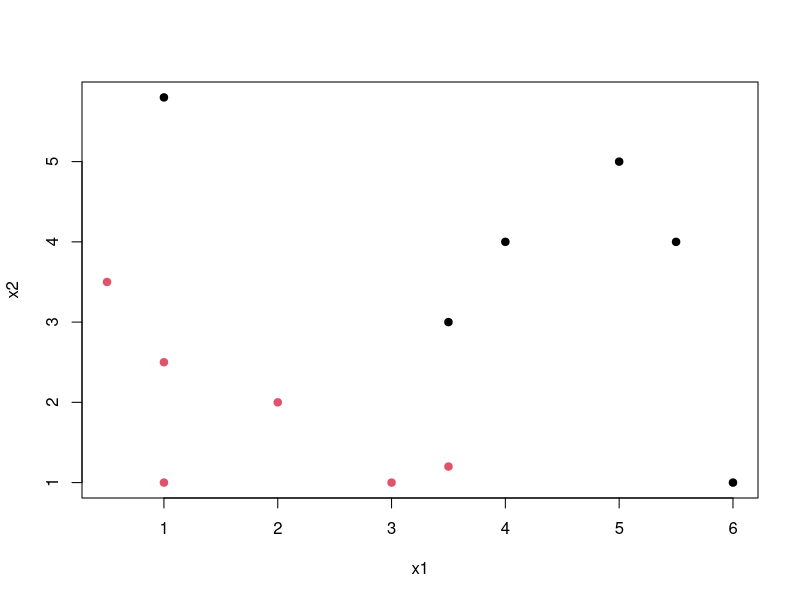
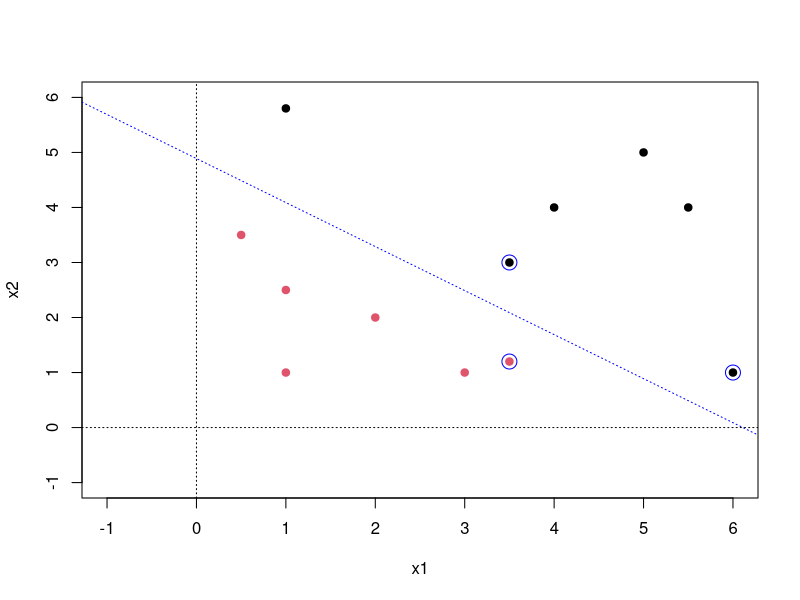
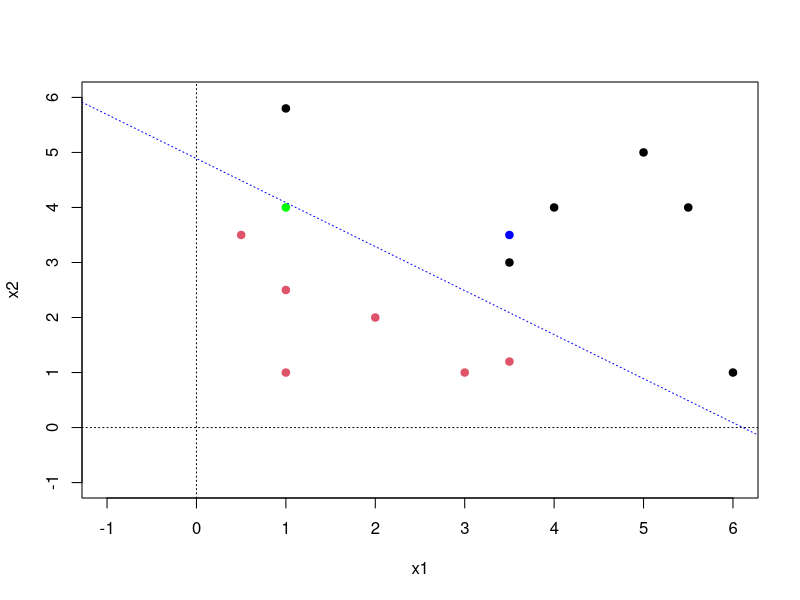
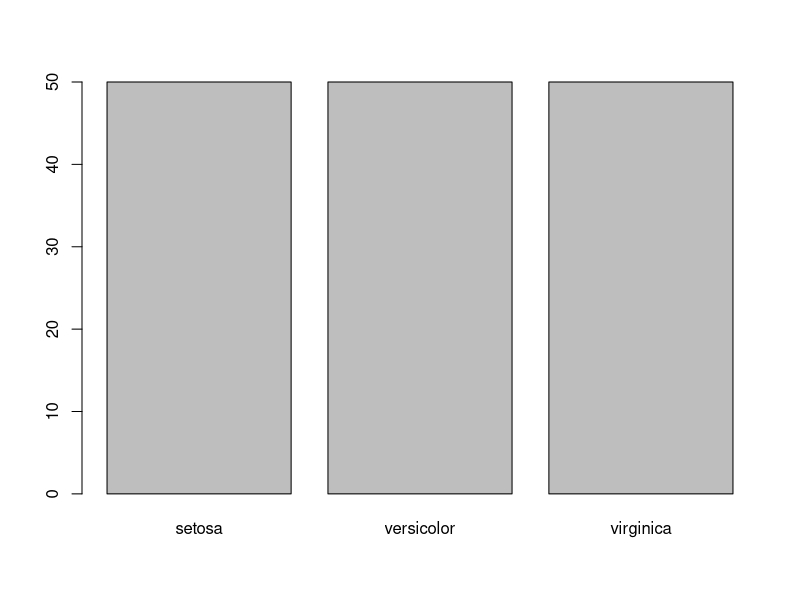
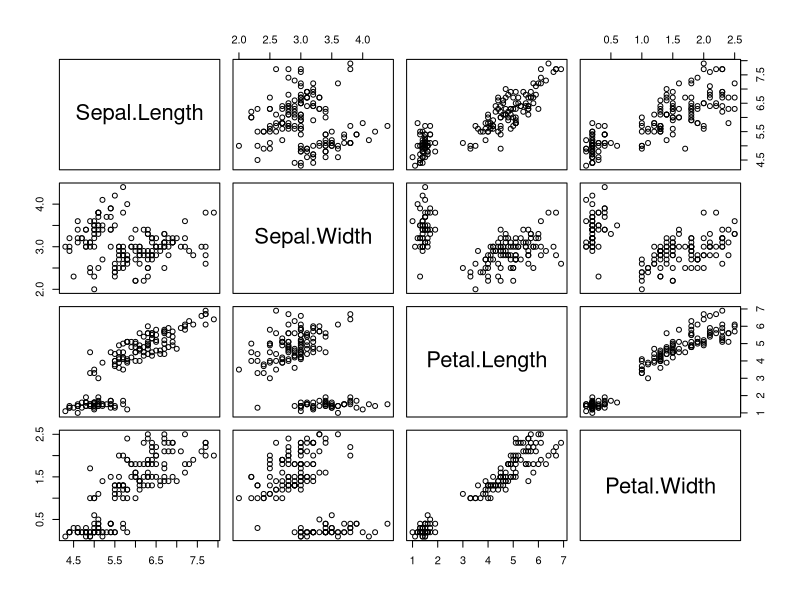
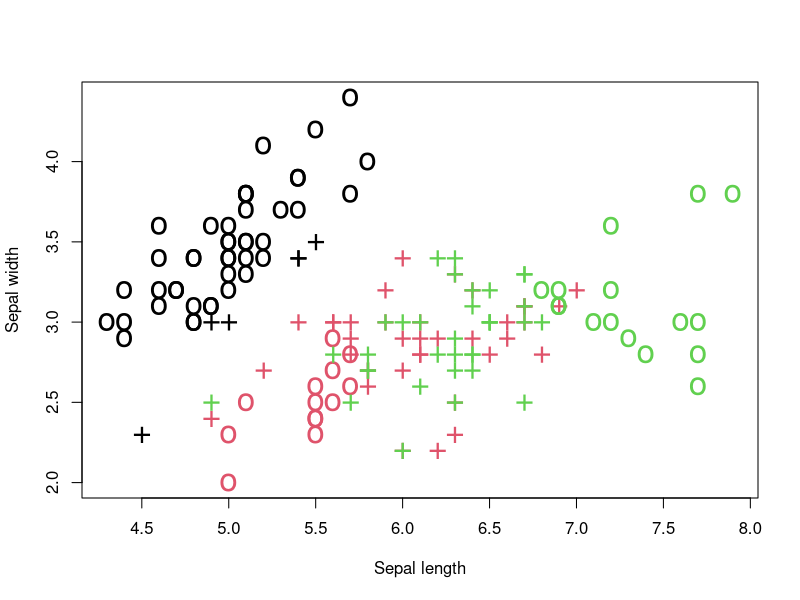
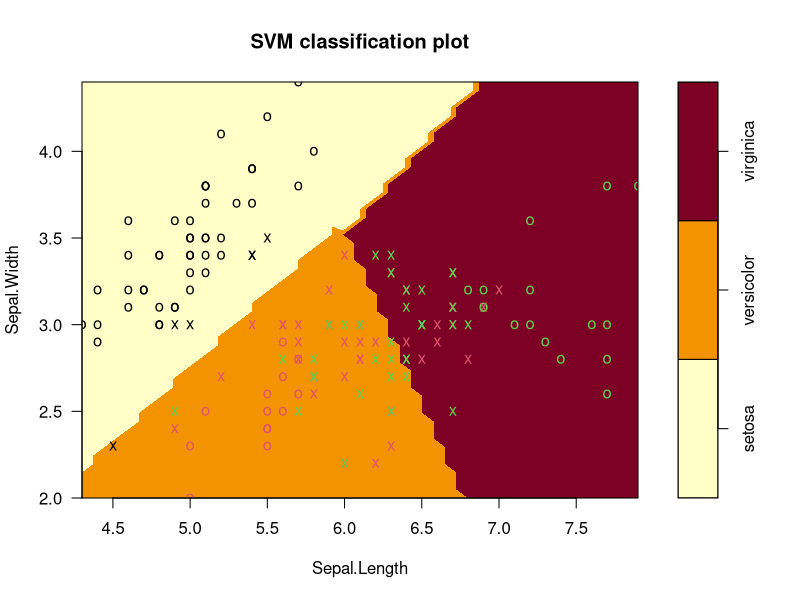

Reproduce these figures in R, in order.
## ---- chunk 1
knitr::opts_chunk$set(echo = TRUE)
options(digits=2)
require("ggplot2")
require("dplyr")

## ---- chunk 2
x1s <- c(.5,1,1,2,3,3.5,     1,3.5,4,5,5.5,6)
x2s <- c(3.5,1,2.5,2,1,1.2,  5.8,3,4,5,4,1)
ys <- c(rep(+1,6),          rep(-1,6))
my.data <- data.frame(x1=x1s, x2=x2s, type=as.factor(ys))
my.data
plot(my.data[,-3],col=(ys+3)/2, pch=19); abline(h=0,v=0,lty=3)
## ---- chunk 3
#rm(list=ls())
require("e1071")

svm.model <- svm(type ~ ., 
                 data=my.data, 
                 type='C-classification',
                 kernel='linear',scale=FALSE)

plot(my.data[,-3], 
     col=(ys+3)/2, 
     pch=19, 
     xlim=c(-1,6), ylim=c(-1,6))
abline(h=0,v=0,lty=3)
# Mostramos los vectores de soporte
points(my.data[svm.model$index,c(1,2)],col="blue",cex=2)

# Parametros del hiperplano
w <- t(svm.model$coefs) %*% svm.model$SV
b <- -svm.model$rho

# Caso 2D: el hiperplano es la linea w[1,1]*x1 + w[1,2]*x2 + b = 0
abline(a=-b/w[1,2], b=-w[1,1]/w[1,2], col="blue", lty=3)
## ---- chunk 4
observations <- data.frame(x1=c(1,3.5),x2=c(4,3.5))

plot(my.data[,-3],
     col=(ys+3)/2, 
     pch=19, 
     xlim=c(-1,6), ylim=c(-1,6))
abline(h=0,v=0,lty=3)
points(observations[1,], col="green", pch=19)
points(observations[2,], col="blue", pch=19)
abline(a=-b/w[1,2], b=-w[1,1]/w[1,2], col="blue", lty=3)
predict(svm.model, observations) 
## ---- chunk 5
data(iris)
head(iris)
summary(iris)
table(iris$Species)
plot(iris$Species)
plot(iris[, c("Sepal.Length","Sepal.Width","Petal.Length" , "Petal.Width")])
## ---- chunk 6
svm.model <- svm(Species ~ Sepal.Length + Sepal.Width, 
                 data = iris, 
                 kernel = "linear")

plot(iris$Sepal.Length, 
     iris$Sepal.Width, col = as.integer(iris[, 5]), 
     pch = c("o","+")[1:150 %in% svm.model$index + 1], cex = 2, 
     xlab = "Sepal length", ylab = "Sepal width")

plot(svm.model, iris, 
     Sepal.Width ~ Sepal.Length, 
     slice = list(sepal.width = 1, sepal.length = 2),
     main="")
## ---- chunk 7
# Prediccion
svm.pred  <- predict(svm.model, iris[,-5]) 
# Iris - Matriz de confusion
table(pred = svm.pred, true = iris[,5])
